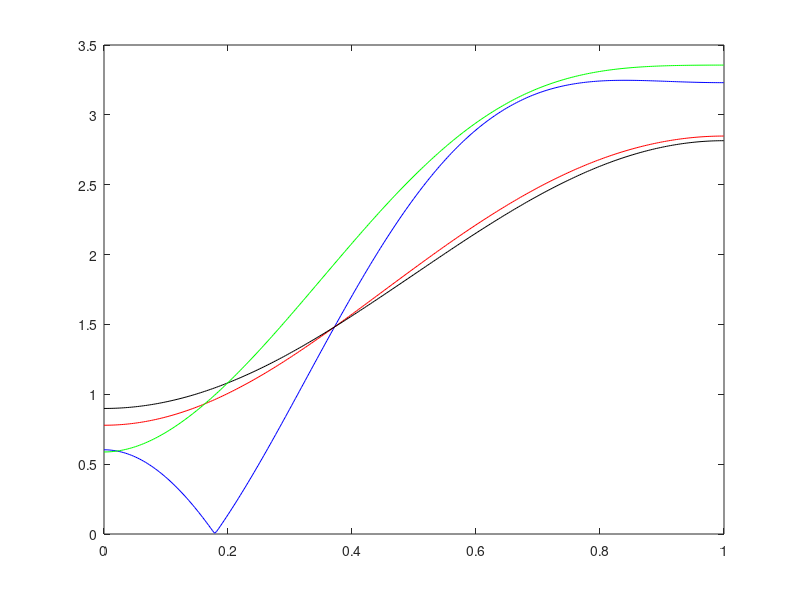

The MATLAB source for this figure:
% To plot the frequency response of a high-pass FIR filter
% using windowing techniques. (rectangular/hamming/hanning/bartlett)
% Name- Mishkat Ahmad Neyazi 
% Reg No.- 189402164 Sec- ECE-C Batch- C3
clc
wc=input('Enter the cut off frequency');
N=input('Enter the filter order/filter length');
alpha=(N-1)/2;
delta=0.01;

%% Rectangular Window
n=0:1:N-1; % Casual, Filter Length N
hd=(sin((n-alpha+delta)*pi)-sin(wc*(n-alpha+delta)))./(n-alpha+delta); % Desired Filter Impulse Response-IIR Filter
h=hd; % FIR Filter After Truncation With Window FN-Impulse res or coeff
w=0:0.01:pi;
H=freqz(h,1,w); % Frequency Response
plot(w/pi,abs(H),'b')
hold on;

%% Hamming Window
n=0:1:N-1; % Casual, Filter Length N
hd=(sin((n-alpha+delta)*pi)-sin(wc*(n-alpha+delta)))./(n-alpha+delta); % Desired Filter Impulse Response-IIR Filter
wn=0.54-0.46*cos((2*n*pi)/(N-1)); % Hamming Window Function
h=hd.*wn; % FIR Filter After Truncation With Window FN-Impulse res or coeff
w=0:0.01:pi;
H=freqz(h,1,w); % Frequency Response
plot(w/pi,abs(H),'r')
hold on;

%% Hanning Window
n=0:1:N-1; % Casual, Filter Length N
hd=(sin((n-alpha+delta)*pi)-sin(wc*(n-alpha+delta)))./(n-alpha+delta); % Desired Filter Impulse Response-IIR Filter
wn=0.5-0.5*cos((2*n*pi)/(N-1)); % Hanning Window Function
h=hd.*wn; % FIR Filter After Truncation With Window FN-Impulse res or coeff
w=0:0.01:pi;
H=freqz(h,1,w); % Frequency Response
plot(w/pi,abs(H),'k')
hold on;

%% Bartlett Window
n=0:1:N-1; % Casual, Filter Length N
hd=(sin((n-alpha+delta)*pi)-sin(wc*(n-alpha+delta)))./(n-alpha+delta); % Desired Filter Impulse Response-IIR Filter
wn=1-(2*(n-(N-1)/2)/(N-1)); % Bartlett Window Function
h=hd.*wn; % FIR Filter After Truncation With Window FN-Impulse res or coeff
w=0:0.01:pi;
H=freqz(h,1,w); % Frequency Response
plot(w/pi,abs(H),'g')
hold on;
